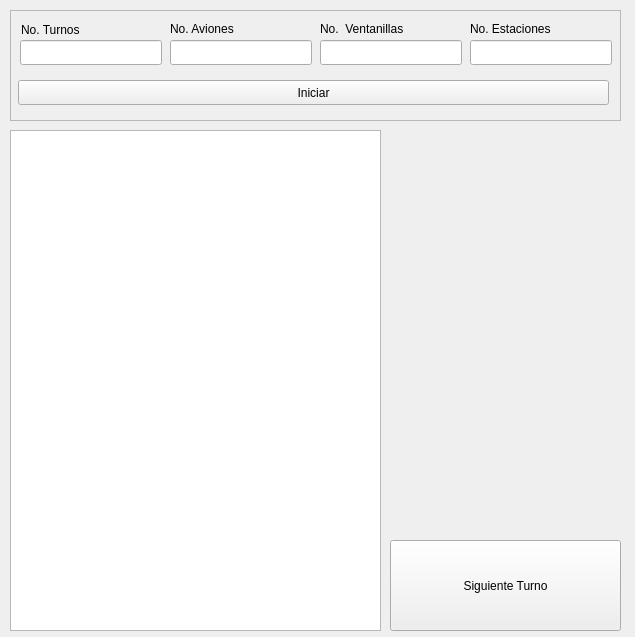
<?xml version="1.0" encoding="UTF-8"?>
<ui version="4.0">
 <class>MainWindow</class>
 <widget class="QMainWindow" name="MainWindow">
  <property name="geometry">
   <rect>
    <x>0</x>
    <y>0</y>
    <width>635</width>
    <height>637</height>
   </rect>
  </property>
  <property name="windowTitle">
   <string>MainWindow</string>
  </property>
  <widget class="QWidget" name="centralWidget">
   <widget class="QFrame" name="frame">
    <property name="geometry">
     <rect>
      <x>10</x>
      <y>10</y>
      <width>611</width>
      <height>111</height>
     </rect>
    </property>
    <property name="frameShape">
     <enum>QFrame::StyledPanel</enum>
    </property>
    <property name="frameShadow">
     <enum>QFrame::Raised</enum>
    </property>
    <widget class="QPushButton" name="pushButton">
     <property name="geometry">
      <rect>
       <x>8</x>
       <y>70</y>
       <width>591</width>
       <height>25</height>
      </rect>
     </property>
     <property name="text">
      <string>Iniciar</string>
     </property>
    </widget>
    <widget class="QLabel" name="label_5">
     <property name="geometry">
      <rect>
       <x>20</x>
       <y>80</y>
       <width>71</width>
       <height>16</height>
      </rect>
     </property>
     <property name="text">
      <string/>
     </property>
     <property name="scaledContents">
      <bool>false</bool>
     </property>
    </widget>
    <widget class="QLineEdit" name="lineEdit">
     <property name="geometry">
      <rect>
       <x>10</x>
       <y>30</y>
       <width>142</width>
       <height>25</height>
      </rect>
     </property>
    </widget>
    <widget class="QLineEdit" name="lineEdit_3">
     <property name="geometry">
      <rect>
       <x>310</x>
       <y>30</y>
       <width>142</width>
       <height>25</height>
      </rect>
     </property>
    </widget>
    <widget class="QLineEdit" name="lineEdit_2">
     <property name="geometry">
      <rect>
       <x>160</x>
       <y>30</y>
       <width>142</width>
       <height>25</height>
      </rect>
     </property>
    </widget>
    <widget class="QLineEdit" name="lineEdit_4">
     <property name="geometry">
      <rect>
       <x>460</x>
       <y>30</y>
       <width>142</width>
       <height>25</height>
      </rect>
     </property>
    </widget>
    <widget class="QLabel" name="label_2">
     <property name="geometry">
      <rect>
       <x>160</x>
       <y>10</y>
       <width>81</width>
       <height>17</height>
      </rect>
     </property>
     <property name="text">
      <string>No. Aviones</string>
     </property>
    </widget>
    <widget class="QLabel" name="label">
     <property name="geometry">
      <rect>
       <x>11</x>
       <y>11</y>
       <width>74</width>
       <height>17</height>
      </rect>
     </property>
     <property name="text">
      <string>No. Turnos</string>
     </property>
    </widget>
    <widget class="QLabel" name="label_3">
     <property name="geometry">
      <rect>
       <x>310</x>
       <y>10</y>
       <width>106</width>
       <height>17</height>
      </rect>
     </property>
     <property name="text">
      <string>No.  Ventanillas</string>
     </property>
    </widget>
    <widget class="QLabel" name="label_4">
     <property name="geometry">
      <rect>
       <x>460</x>
       <y>10</y>
       <width>100</width>
       <height>17</height>
      </rect>
     </property>
     <property name="text">
      <string>No. Estaciones</string>
     </property>
    </widget>
   </widget>
   <widget class="QTextEdit" name="textEdit">
    <property name="geometry">
     <rect>
      <x>10</x>
      <y>130</y>
      <width>371</width>
      <height>501</height>
     </rect>
    </property>
    <property name="styleSheet">
     <string notr="true">color: qlineargradient(spread:pad, x1:0, y1:0, x2:1, y2:0, stop:0 rgba(0, 0, 0, 255), stop:1 rgba(255, 255, 255, 255));</string>
    </property>
   </widget>
   <widget class="QPushButton" name="pushButton_2">
    <property name="geometry">
     <rect>
      <x>390</x>
      <y>540</y>
      <width>231</width>
      <height>91</height>
     </rect>
    </property>
    <property name="text">
     <string>Siguiente Turno</string>
    </property>
   </widget>
  </widget>
 </widget>
 <layoutdefault spacing="6" margin="11"/>
 <resources/>
 <connections/>
</ui>
